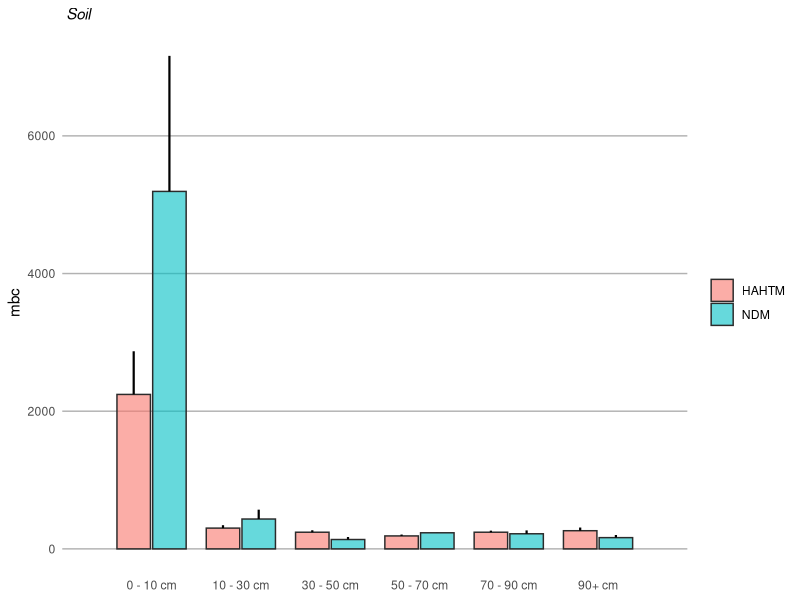
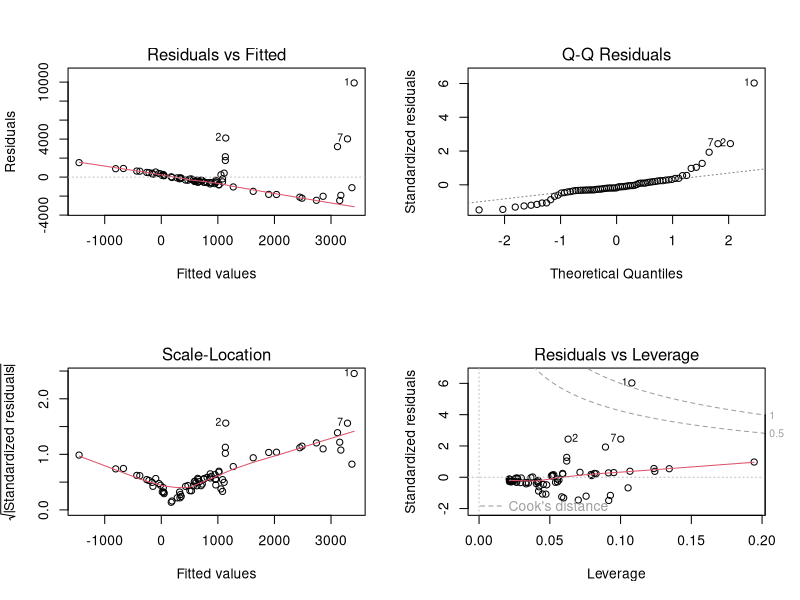
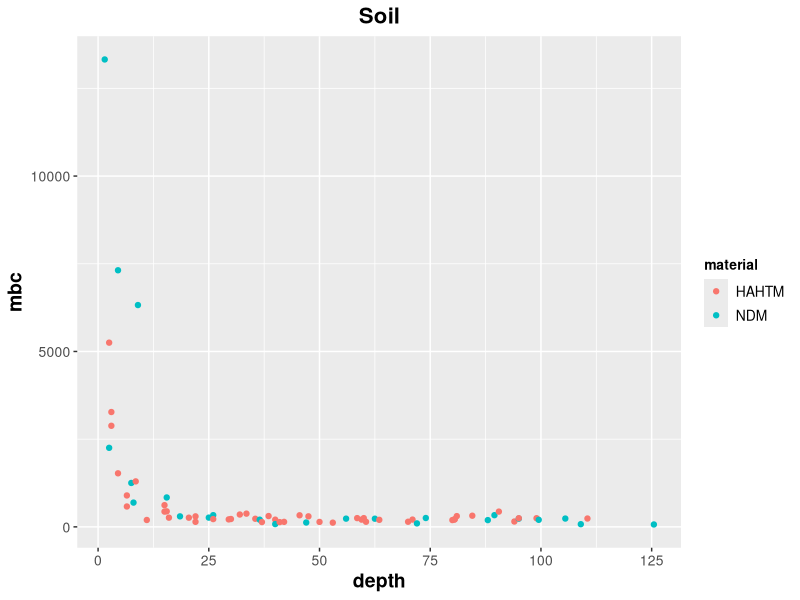

The R script that drew these images, in order:
## ---- chunk 1
require(tidyverse)
## ---- chunk 2
soil_full <- read.csv('soil_full.csv') %>%
  as_tibble()
## ---- chunk 3
soil_full
## ---- chunk 4
soil <- read.csv('soil_full.csv') %>%
  as_tibble() %>%
  mutate_at(vars(material, range, range_mean), factor) %>%
  group_by(material, range_mean) %>%
  dplyr::summarize(mean = mean(mbc), 
                   sd = sd(mbc), 
                   n = n(),
                   se = sd/sqrt(n)
  ) %>%
  mutate(se = sd / sqrt(n),
         lower.ci = mean - qt(1 - (0.05 / 2), n - 1) * se,
         upper.ci = mean + qt(1 - (0.05 / 2), n - 1) * se)
## ---- chunk 5
soil
## ---- chunk 6
x_labels = c("0 - 10 cm", "10 - 30 cm", "30 - 50 cm", "50 - 70 cm", "70 - 90 cm", "90+ cm")
## ---- chunk 7
soil.barplot <- ggplot(soil, aes(x = range_mean, y = mean, fill = material)) +   
  geom_bar(stat = "identity", position = position_dodge(width = 0.8), width = 0.75, color = "#2b2b2b", linewidth = 0.50, alpha = 0.6) +
  geom_linerange(aes(ymin = mean, ymax = mean + se), position = position_dodge(width = 0.8), linewidth = 0.75) +
  scale_x_discrete(expand = c(0, 1), labels = x_labels) + 
  ggtitle(expression(paste(italic(" Soil")))) +
  ylab(expression(paste("mbc"))) +
  labs(x = NULL) +
  theme(strip.text = element_text(size = 10, color = "black", hjust = 0.50),
        strip.background = element_rect(fill = "#FFFFFF", color = NA),    
        panel.background = element_rect(fill = "#FFFFFF", color = NA),
        panel.grid.major.x = element_blank(),
        panel.grid.minor.x = element_blank(),
        panel.grid.minor.y = element_blank(),
        panel.grid.major.y = element_line(color = "#b2b2b2"),
        panel.spacing.x = unit(1, "cm"),
        panel.spacing.y = unit(0.5, "cm"),
        panel.spacing = unit(1, "lines"),
        axis.ticks = element_blank(),
        legend.position = "right",
        plot.title = element_text(size = 11),
        axis.title.y = element_text(size = 11),
        legend.title = element_blank())
## ---- chunk 8
soil.barplot
## ---- chunk 9
soil_full
## ---- chunk 10
soil.lm <- lm(mbc ~ depth * material, data = soil_full)
## ---- chunk 11
par(mfrow = c(2, 2))
plot(soil.lm)
## ---- chunk 12
summary(soil.lm)
## ---- chunk 13
ggplot(soil_full, aes(x = depth, y = mbc, color = material)) +
  geom_point(size = 1.5)+
  xlab("depth") +
  ylab("mbc") +
  ggtitle("Soil") +
  theme(axis.title.x = element_text(face = "bold", size = 14), 
        axis.title.y = element_text(face = "bold", size = 14), 
        axis.text.y  = element_text(size = 10),
        axis.text.x  = element_text(size = 10), 
        legend.text = element_text(size = 10),
        legend.title = element_text(size = 10, face = "bold"),
        plot.title = element_text(hjust = 0.5, face = "bold", size = 16))
